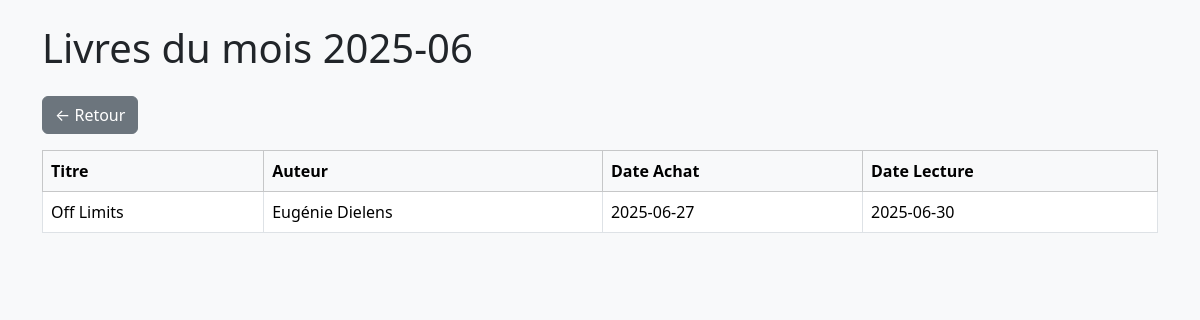
/public/public_details.php?mois=2025-06, run on an earlier commit of the app's database.
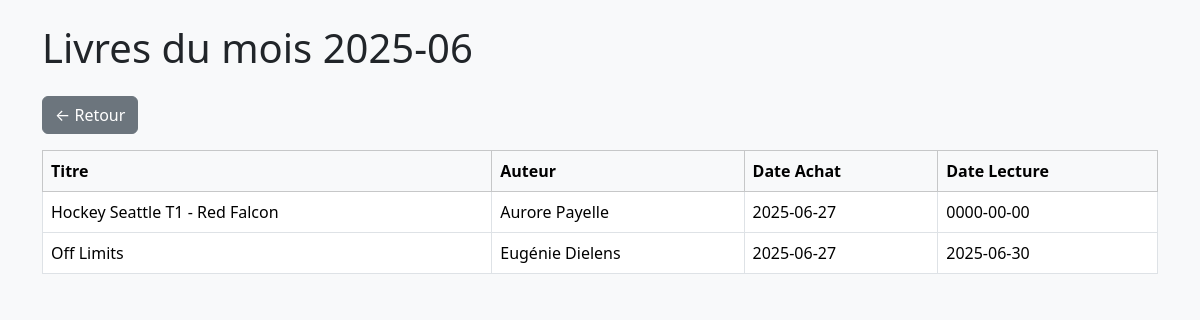
And on a later commit of the database.
### tables this page shows
CREATE TABLE `library` (
  `ID` int(11) NOT NULL,
  `Auteur` varchar(50) NOT NULL,
  `Titre` varchar(62) NOT NULL,
  `Dedicace` varchar(3) NOT NULL,
  `Marquepages` varchar(30) DEFAULT NULL,
  `Goodies` varchar(30) DEFAULT NULL,
  `ISBN` varchar(17) DEFAULT NULL,
  `Format` varchar(50) DEFAULT NULL,
  `Prix` decimal(10,2) DEFAULT NULL,
  `Date_achat` date DEFAULT NULL,
  `Date_lecture` date DEFAULT NULL,
  `Relecture` date DEFAULT NULL,
  `Chronique_ecrite` varchar(30) DEFAULT NULL,
  `Chronique_publiee` varchar(30) DEFAULT NULL,
  `Details` text DEFAULT NULL,
  `Chronique` text DEFAULT NULL,
  `Maison_edition` varchar(39) DEFAULT NULL,
  `Nombre_pages` varchar(4) DEFAULT NULL,
  `Notation` varchar(13) DEFAULT NULL,
  `Genre` varchar(28) DEFAULT NULL,
  `Couverture` varchar(255) DEFAULT '../assets/covers/TheAdventureOfBeebo.jpg',
  `Couple` varchar(255) DEFAULT NULL,
  `Themes` varchar(255) DEFAULT NULL,
  `localisation` varchar(255) NOT NULL
);

### public/public_details.php (the view, shortened to what this page needs)
<?php
include '../php/connexion.php';
$annee = $_GET['annee'] ?? null;
$mois = $_GET['mois'] ?? null;
$livres = [];
try {
    if ($annee) {
        $stmt = $pdo->prepare("
            SELECT * FROM library
            WHERE (YEAR(Date_achat) = :annee OR YEAR(Date_lecture) = :annee)
            ORDER BY Date_achat, Date_lecture
        ");
        $stmt->execute(['annee' => $annee]);
        $livres = $stmt->fetchAll(PDO::FETCH_ASSOC);
        $titre = "Livres de l'année $annee";
    } elseif ($mois) {
        $stmt = $pdo->prepare("
            SELECT * FROM library
            WHERE (DATE_FORMAT(Date_achat, '%Y-%m') = :mois OR DATE_FORMAT(Date_lecture, '%m-%Y') = :mois)
            ORDER BY Date_achat, Date_lecture
        ");
        $stmt->execute(['mois' => $mois]);
        $livres = $stmt->fetchAll(PDO::FETCH_ASSOC);
        $titre = "Livres du mois $mois";
    } else {
        $titre = "Période non spécifiée";
    }
} catch (PDOException $e) {
    $erreur = "Erreur lors de la récupération : " . $e->getMessage();
}
?>
<!DOCTYPE html>
<html lang="fr">
<head>
    <link rel="stylesheet" href="https://cdn.jsdelivr.net/npm/bootstrap@5.3.6/dist/css/bootstrap.min.css" />
</head>
<body class="bg-light">
<div class="container py-4">
    <h1 class="mb-4"><?= htmlspecialchars($titre) ?></h1>
    <a href="public_stats.php" class="btn btn-secondary mb-3">← Retour</a>
    <?php if (isset($erreur)): ?>
        <div class="alert alert-danger"><?= htmlspecialchars($erreur) ?></div>
    <?php elseif (empty($livres)): ?>
        <div class="alert alert-warning">Aucun livre trouvé pour cette période.</div>
    <?php else: ?>
        <div class="table-responsive">
            <table class="table table-bordered bg-white">
                <thead class="table-light">
                    <tr>
                        <th>Titre</th>
                        <th>Auteur</th>
                        <th>Date Achat</th>
                        <th>Date Lecture</th>
                    </tr>
                </thead>
                <tbody>
                    <?php foreach ($livres as $livre): ?>
                        <tr>
                            <td><?= htmlspecialchars($livre['Titre']) ?></td>
                            <td><?= htmlspecialchars($livre['Auteur']) ?></td>
                            <td><?= htmlspecialchars($livre['Date_achat']) ?></td>
                            <td><?= htmlspecialchars($livre['Date_lecture']) ?></td>
                        </tr>
                    <?php endforeach; ?>
                </tbody>
            </table>
        </div>
    <?php endif; ?>
</div>
</body>
</html>

What changed in the data, as far as the page shows it:
added library: Titre "Hockey Seattle T1 - Red Falcon", Auteur "Aurore Payelle", Date_achat "2025-06-27", Date_lecture "0000-00-00"
